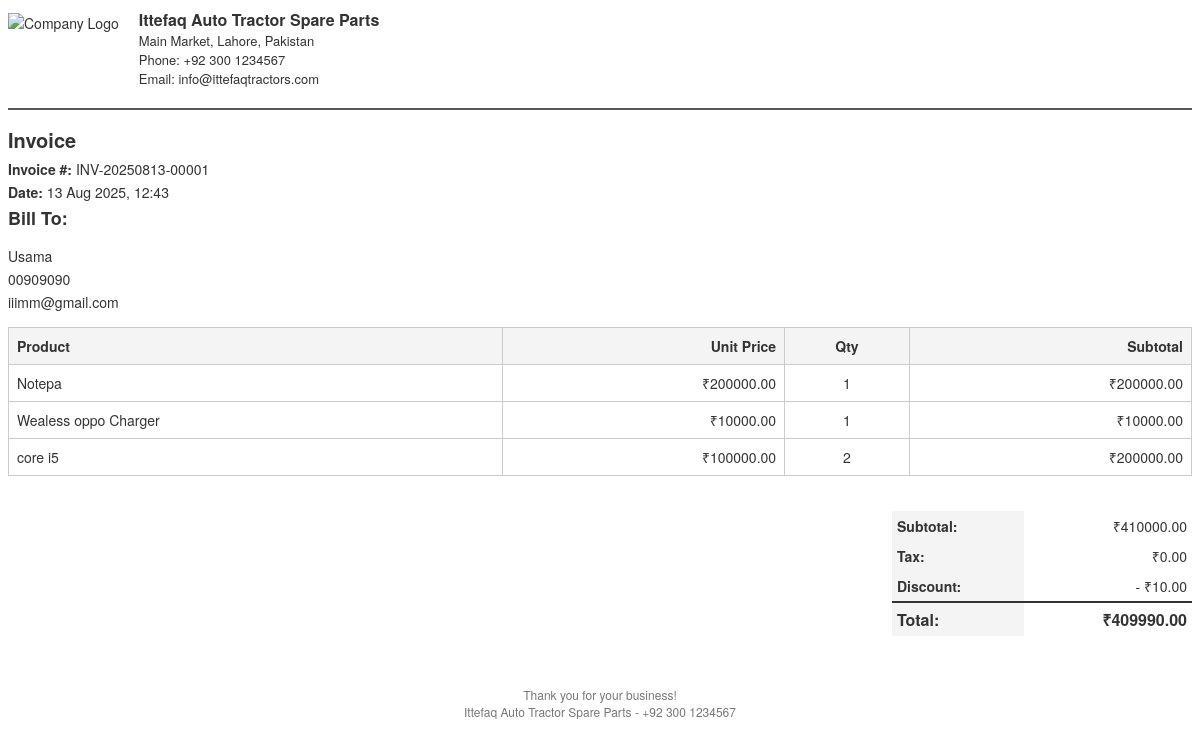
The page /billing/orders/1/invoice/ on the database its author committed.
### billing/models.py (models this page shows, shortened)
class Order(models.Model):
    PAYMENT_STATUS = [
        ("unpaid", "Unpaid"),
        ("partial", "Partial"),
        ("paid", "Paid"),
    ]
    customer = models.ForeignKey(Customer, on_delete=models.CASCADE, related_name="orders")
    created_by = models.ForeignKey(settings.AUTH_USER_MODEL, on_delete=models.SET_NULL, null=True, blank=True)
    date = models.DateTimeField(default=timezone.now)
    tax = models.DecimalField(max_digits=10, decimal_places=2, default=Decimal("0.00"))
    discount = models.DecimalField(max_digits=10, decimal_places=2, default=Decimal("0.00"))
    subtotal = models.DecimalField(max_digits=12, decimal_places=2, default=Decimal("0.00"))
    total = models.DecimalField(max_digits=12, decimal_places=2, default=Decimal("0.00"))
    invoice_number = models.CharField(max_length=50, unique=True, blank=True)
    payment_status = models.CharField(max_length=20, choices=PAYMENT_STATUS, default="unpaid")
    notes = models.TextField(blank=True, null=True)
    class Meta:
        ordering = ["-date"]

class Customer(models.Model):
    name = models.CharField(max_length=255)
    phone = models.CharField(max_length=20, blank=True, null=True)
    email = models.EmailField(blank=True, null=True)
    address = models.TextField(blank=True, null=True)
    created_at = models.DateTimeField(auto_now_add=True)
    class Meta:
        ordering = ["-created_at"]

class OrderItem(models.Model):
    order = models.ForeignKey(Order, related_name="items", on_delete=models.CASCADE)
    product = models.ForeignKey(Product, on_delete=models.PROTECT)
    unit_price = models.DecimalField(max_digits=12, decimal_places=2)
    quantity = models.PositiveIntegerField()
    line_total = models.DecimalField(max_digits=12, decimal_places=2, default=Decimal("0.00"))
    class Meta:
        ordering = ["id"]

### inventory/models.py (models this page shows, shortened)
class Product(models.Model):
    category = models.ForeignKey(Category, on_delete=models.CASCADE, related_name="products")
    name = models.CharField(max_length=200)
    description = models.TextField(blank=True, null=True)
    price = models.DecimalField(max_digits=10, decimal_places=2)
    quantity = models.PositiveIntegerField(default=0)
    minimum_stock = models.PositiveIntegerField(default=0)
    image = models.ImageField(upload_to="product_images/", blank=True, null=True)
    class Meta:
        ordering = ["name"]

### billing/views.py (the view)
# urls.py: path("orders/<int:pk>/invoice/", views.invoice_view, name="invoice_view"),
def invoice_view(request, pk):
    order = get_object_or_404(Order, pk=pk)
    context = {
        "order": order,
        "company_name": "Ittefaq Auto Tractor Spare Parts",
        "company_address": "Main Market, Lahore, Pakistan",
        "company_phone": "+92 300 1234567",
        "company_email": "info@ittefaqtractors.com",
        "logo_url": request.build_absolute_uri("/static/images/tractor_logo.png")
    }
    return render(request, "billing/invoice_template.html", context)

### billing/templatetags/billing_extras.py (called while the page is built)
@register.filter
def mul(value, arg):
    try:
        return float(value) * float(arg)
    except Exception:
        return 0

### billing/templates/billing/invoice_template.html (shortened to what this page needs)
{% load billing_extras %}
<!DOCTYPE html>
<html>
<head>
</head>
<body>
    <div class="header">
        <img class="logo" src="{{ logo_url }}" alt="Company Logo">
        <div class="company-info">
            <strong>{{ company_name }}</strong><br>
            {{ company_address }}<br>
            Phone: {{ company_phone }}<br>
            Email: {{ company_email }}
        </div>
    </div>
    <hr>
    <h1>Invoice</h1>
    <p><strong>Invoice #:</strong> {{ order.invoice_number }}</p>
    <p><strong>Date:</strong> {{ order.date|date:"d M Y, H:i" }}</p>
    <h2>Bill To:</h2>
    <p>{{ order.customer.name }}</p>
    <p>{{ order.customer.phone }}</p>
    {% if order.customer.email %}
    <p>{{ order.customer.email }}</p>
    {% endif %}
    <table>
        <thead>
            <tr>
                <th>Product</th>
                <th style="text-align:right;">Unit Price</th>
                <th style="text-align:center;">Qty</th>
                <th style="text-align:right;">Subtotal</th>
            </tr>
        </thead>
        <tbody>
            {% for item in order.items.all %}
            <tr>
                <td>{{ item.product.name }}</td>
                <td style="text-align:right;">₹{{ item.unit_price|floatformat:2 }}</td>
                <td style="text-align:center;">{{ item.quantity }}</td>
                <td style="text-align:right;">₹{{ item.unit_price|mul:item.quantity|floatformat:2 }}</td>
            </tr>
            {% endfor %}
        </tbody>
    </table>
    <div class="totals">
        <table>
            <tr>
                <th>Subtotal:</th>
                <td>₹{{ order.subtotal|floatformat:2 }}</td>
            </tr>
            <tr>
                <th>Tax:</th>
                <td>₹{{ order.tax|floatformat:2 }}</td>
            </tr>
            <tr>
                <th>Discount:</th>
                <td>- ₹{{ order.discount|floatformat:2 }}</td>
            </tr>
            <tr style="border-top:2px solid #333; font-size:16px; font-weight:bold;">
                <th>Total:</th>
                <td>₹{{ order.total|floatformat:2 }}</td>
            </tr>
        </table>
    </div>
    <div class="footer">
        Thank you for your business!<br>
        {{ company_name }} - {{ company_phone }}
    </div>
</body>
</html>

### billing/templates/billing/invoice_template.html (style rules this page uses)
body { font-family: 'Helvetica Neue', Helvetica, Arial, sans-serif; font-size: 14px; color: #333; }
.header { display: flex; align-items: center; margin-bottom: 20px; }
.logo { height: 70px; margin-right: 20px; }
.company-info { font-size: 13px; }
.company-info strong { font-size: 16px; }
hr { border: none; border-top: 2px solid #555; margin: 15px 0; }
h1 { font-size: 20px; margin-bottom: 5px; }
h2 { font-size: 18px; margin-top: 0; }
p { margin: 3px 0; }
table { width: 100%; border-collapse: collapse; margin-top: 15px; }
th, td { border: 1px solid #ccc; padding: 8px; text-align: left; }
th { background-color: #f4f4f4; font-weight: bold; }
td { vertical-align: top; }
.totals { margin-top: 20px; width: 300px; float: right; }
.totals table { border: none; }
.totals th, .totals td { border: none; padding: 5px; }
.totals th { text-align: left; }
.totals td { text-align: right; }
.footer { margin-top: 50px; font-size: 12px; text-align: center; color: #777; }

### rows shown on the page
Order: invoice_number "INV-20250813-00001", date "13 Aug 2025, 12:43", customer.name "Usama", customer.phone "00909090", customer.email "iiimm@gmail.com", subtotal "410000.00", tax "0.00", discount "10.00", total "409990.00"
OrderItem: product.name "Notepa", unit_price "200000.00", quantity "1", unit_price|mul "200000.00"
OrderItem: product.name "Wealess oppo Charger", unit_price "10000.00", quantity "1", unit_price|mul "10000.00"
OrderItem: product.name "core i5", unit_price "100000.00", quantity "2", unit_price|mul "200000.00"

### other values the page prints
{{ company_name }} "Ittefaq Auto Tractor Spare Parts"
{{ company_address }} "Main Market, Lahore, Pakistan"
{{ company_phone }} "+92 300 1234567"
{{ company_email }} "info@ittefaqtractors.com"
